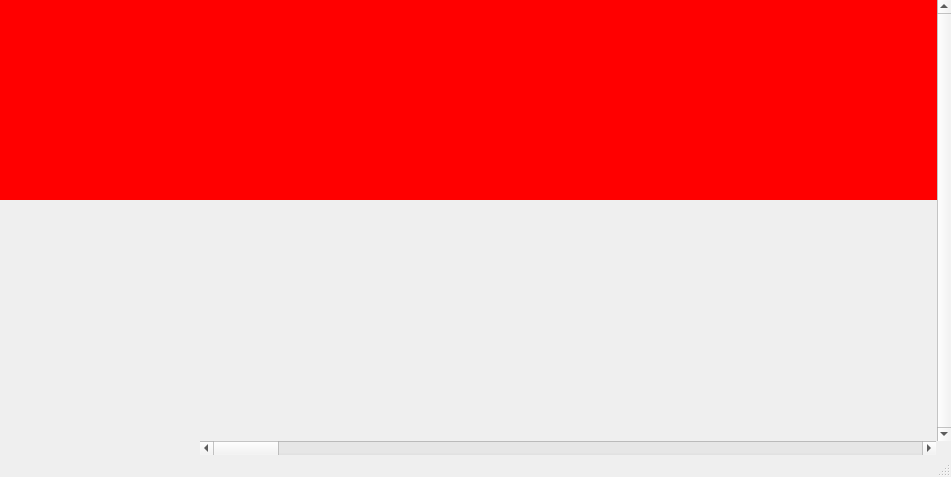
<?xml version="1.0" encoding="UTF-8"?>
<ui version="4.0">
 <class>timeline_window</class>
 <widget class="QMainWindow" name="timeline_window">
  <property name="geometry">
   <rect>
    <x>0</x>
    <y>0</y>
    <width>951</width>
    <height>477</height>
   </rect>
  </property>
  <property name="windowTitle">
   <string>ScoreBee - Timeline</string>
  </property>
  <widget class="QWidget" name="centralwidget">
   <layout class="QVBoxLayout" name="verticalLayout">
    <property name="spacing">
     <number>0</number>
    </property>
    <property name="margin">
     <number>0</number>
    </property>
    <item>
     <widget class="QScrollArea" name="scrollArea">
      <property name="frameShape">
       <enum>QFrame::NoFrame</enum>
      </property>
      <property name="verticalScrollBarPolicy">
       <enum>Qt::ScrollBarAlwaysOn</enum>
      </property>
      <property name="horizontalScrollBarPolicy">
       <enum>Qt::ScrollBarAlwaysOff</enum>
      </property>
      <property name="widgetResizable">
       <bool>true</bool>
      </property>
      <widget class="QWidget" name="canvas">
       <property name="geometry">
        <rect>
         <x>0</x>
         <y>0</y>
         <width>936</width>
         <height>200</height>
        </rect>
       </property>
       <property name="sizePolicy">
        <sizepolicy hsizetype="Preferred" vsizetype="Fixed">
         <horstretch>0</horstretch>
         <verstretch>0</verstretch>
        </sizepolicy>
       </property>
       <property name="minimumSize">
        <size>
         <width>0</width>
         <height>200</height>
        </size>
       </property>
       <property name="baseSize">
        <size>
         <width>0</width>
         <height>0</height>
        </size>
       </property>
       <property name="styleSheet">
        <string notr="true">background-color:red</string>
       </property>
      </widget>
     </widget>
    </item>
    <item>
     <layout class="QHBoxLayout" name="horizontalLayout">
      <property name="spacing">
       <number>0</number>
      </property>
      <item>
       <spacer name="horizontalSpacer_2">
        <property name="orientation">
         <enum>Qt::Horizontal</enum>
        </property>
        <property name="sizeType">
         <enum>QSizePolicy::Fixed</enum>
        </property>
        <property name="sizeHint" stdset="0">
         <size>
          <width>200</width>
          <height>0</height>
         </size>
        </property>
       </spacer>
      </item>
      <item>
       <widget class="QScrollBar" name="horizontalScrollBar">
        <property name="orientation">
         <enum>Qt::Horizontal</enum>
        </property>
       </widget>
      </item>
      <item>
       <spacer name="horizontalSpacer">
        <property name="orientation">
         <enum>Qt::Horizontal</enum>
        </property>
        <property name="sizeType">
         <enum>QSizePolicy::Fixed</enum>
        </property>
        <property name="sizeHint" stdset="0">
         <size>
          <width>15</width>
          <height>0</height>
         </size>
        </property>
       </spacer>
      </item>
     </layout>
    </item>
   </layout>
  </widget>
  <widget class="QMenuBar" name="menubar">
   <property name="geometry">
    <rect>
     <x>0</x>
     <y>0</y>
     <width>951</width>
     <height>22</height>
    </rect>
   </property>
  </widget>
  <widget class="QStatusBar" name="statusbar">
   <property name="enabled">
    <bool>false</bool>
   </property>
   <property name="sizePolicy">
    <sizepolicy hsizetype="Preferred" vsizetype="Preferred">
     <horstretch>0</horstretch>
     <verstretch>0</verstretch>
    </sizepolicy>
   </property>
   <property name="styleSheet">
    <string notr="true"/>
   </property>
  </widget>
 </widget>
 <resources/>
 <connections/>
</ui>
